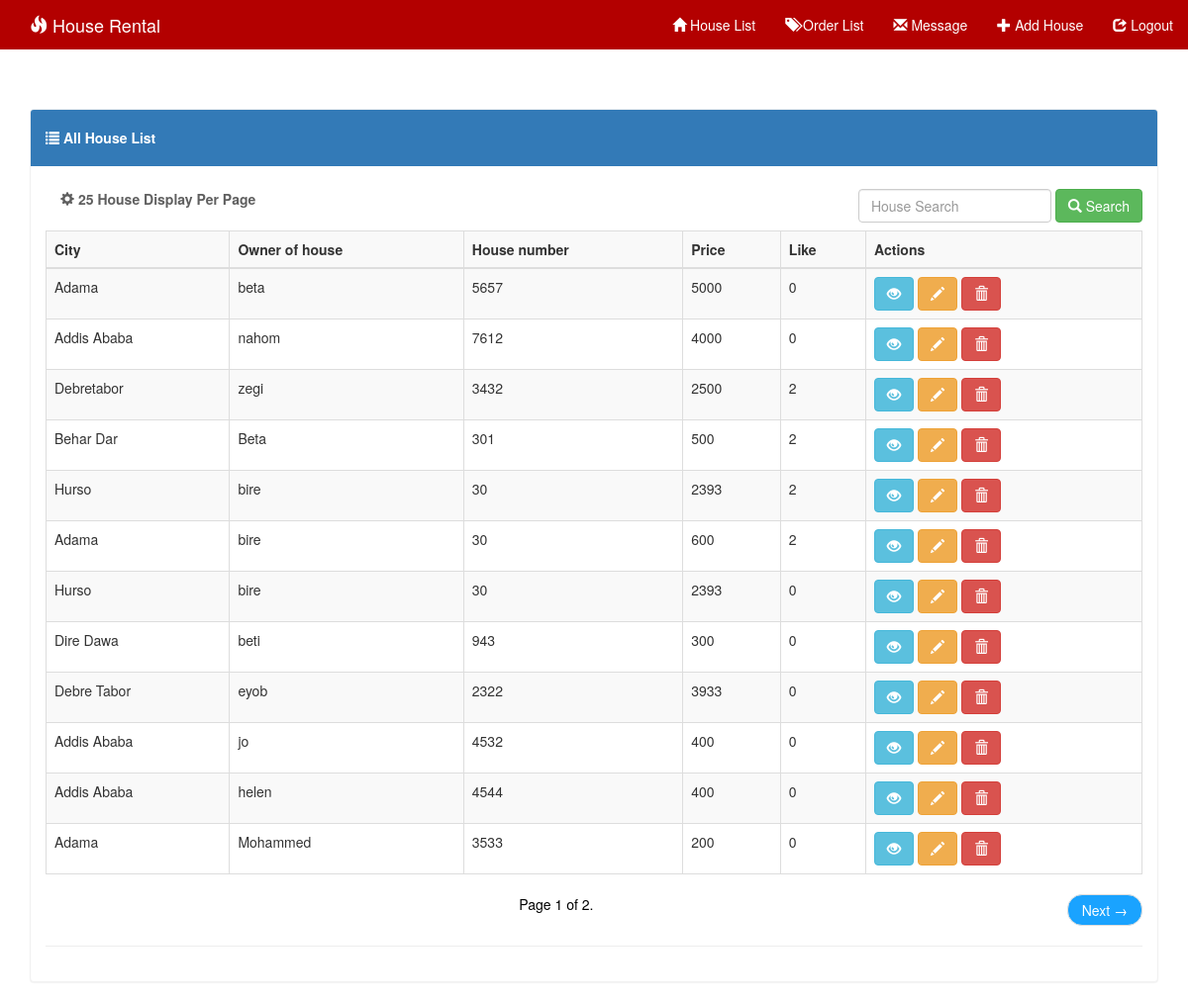
The page / on the database its author committed.
### system/models.py (models this page shows, shortened)
class House(models.Model):
    image = models.ImageField(upload_to=uploaded_location,null=True, blank=True, width_field="width_field", height_field="height_field")
    height_field = models.IntegerField(default=0)
    width_field = models.IntegerField(default=0)
    city = models.CharField(max_length=100)
    house_owner = models.CharField(max_length=100)
    house_number = models.IntegerField()
    cost_per_day = models.CharField(max_length=50)
    content = models.TextField()
    like = models.IntegerField(default=0)

### system/views.py (the view, shortened to what this page needs)
# urls.py: url(r'^$', admin_house_list, name='adminIndex'),
def admin_house_list(request):
    house = House.objects.order_by('-id')
    query = request.GET.get('q')
    paginator = Paginator(house, 12)  # Show 15 contacts per page
    page = request.GET.get('page')
    try:
        house = paginator.page(page)
    except PageNotAnInteger:
        house = paginator.page(1)
    except EmptyPage:
        house = paginator.page(paginator.num_pages)
    context = {
        'house': house,
    }
    return render(request, 'admin_index.html', context)

### templates/admin_index.html (shortened to what this page needs)
{% extends 'base.html' %}
{% block nav %}
    <div class="collapse navbar-collapse" id="myNavbar">
      <ul class="nav navbar-nav navbar-right">
        <li><a href="{% url 'adminIndex' %}"><span class="glyphicon glyphicon-home"></span> House List</a></li>
        <li><a href="{% url 'order_list' %}"><span class="glyphicon glyphicon-tags"></span> Order List</a></li>
        <li><a href="{% url 'message' %}"><span class="glyphicon glyphicon-envelope"></span> Message</a></li>
          <li><a href="{% url 'house_create' %}"><span class="glyphicon glyphicon-plus"></span> Add House</a></li>
        <li><a href="{% url 'logout' %}"><span class="glyphicon glyphicon-share"></span> Logout</a></li>
      </ul>
    </div>
{% endblock %}
{% block body %}
<div class='container table-responsive'>
<div class="panel panel-primary">
  <div class="panel-heading"><h5><strong><span class="glyphicon glyphicon-list"></span> All House List</strong></h5> </div>
    <div class="panel-body">
  <strong class="navbar-form navbar-left" style="color: #5f5f5f;"><span class="glyphicon glyphicon-cog"></span> 25 House Display Per Page </strong>
      <form method="GET" class="navbar-form navbar-right" role="search">
        <div class="form-group">
          <input type="text" class="form-control" placeholder="House Search" value="{{request.GET.q}}" name="q">
        </div>
        <button type="submit" class="btn btn-success"><span class="glyphicon glyphicon-search"></span> Search</button>
      </form>
  <table class="table table-bordered table-striped table-hover">
   <tr>
    <td><strong>City</strong></td>
    <td><strong>Owner of house</strong></td>
    <td><strong>House number</strong></td>
    <td><strong>Price</strong></td>
    <td><strong>Like</strong></td>
    <td><strong>Actions</strong></td>
  </tr>
      <tbody>
      {% for ob in house %}
    <tr>
    <td>{{ob.city}}</td>
    <td>{{ob.house_owner}}</td>
    <td>{{ob.house_number}}</td>
    <td>{{ob.cost_per_day}}</td>
    <td>{{ob.like}}</td>
    <td>
         <a href="{% url 'house_detail' ob.id %}"><button type="button" class="btn btn-info"><span class="glyphicon glyphicon-eye-open"></span></button></a>
         <a href="{% url 'house_edit' ob.id %}"><button type="button" class="btn btn-warning"><span class="glyphicon glyphicon-pencil"></span></button></a>
         <a href="{% url 'house_delete' ob.id %}"><button type="button" class="btn btn-danger" onclick="return getConfirmation()"><span class="glyphicon glyphicon-trash"></span></button></a>
    </td>
    </tr>
    {% endfor %}
</tbody>
  </table>
<nav>
  <ul class="pager">
      <li class="previous" style="color: black !important;">
          Page {{ house.number }} of {{ house.paginator.num_pages }}.
    </li>
    <li class="next">{% if house.has_next %}
            <a href="?page={{ movie.next_page_number }}" style="background-color:#1aa3ff !important; color: white !important;">
        Next <span aria-hidden="true">&rarr;</span></a>{% endif %}</li>
  </ul>
</nav>
        <hr>
</div>
</div>
</div>
{% endblock %}

### templates/base.html (shortened to what this page needs)
{% load staticfiles %}
<!doctype html>
<html lang="en">
<head>
    <link rel="stylesheet" href="{% static 'css/bootstrap.min.css' %}">
    <link rel="stylesheet" href="{% static 'css/style.css' %}">
<body>
<nav class="navbar navbar-custom navbar-fixed-top">
  <div class="container">
    <div class="navbar-header">
      <div class="navbar-brand"><span class="glyphicon glyphicon-fire"></span> House Rental</div>
    </div>
      <div class="collapse navbar-collapse" id="myNavbar">
      <ul class="nav navbar-nav navbar-right">
         <li>
{% block nav %}{% endblock %}
      </ul>
    </div>
  </div>
</nav>
{% block body %}{% endblock %}
</body>
</html>

### static/css/style.css (style rules this page uses)
body { background:url('../images/'); }
.navbar { margin-bottom: 35px !important; background-color: red; z-index: 9999; border: 0; font-size: 14px !important; line-height: 1.42857143 !important; border-radius: 0; }
.navbar li a, .navbar .navbar-brand { color: #fff !important; }
.navbar-custom { background-color: #b30000 !important; }
.navbar-fixed-top { position: relative!important; }
.panel { margin-top:25px; }
.panel-primary { border-color: #f1f1f1 !important; }

### rows shown on the page
House: city "Adama", house_owner "beta", house_number "5657", cost_per_day "5000", like "0"
House: city "Addis Ababa", house_owner "nahom", house_number "7612", cost_per_day "4000", like "0"
House: city "Debretabor", house_owner "zegi", house_number "3432", cost_per_day "2500", like "2"
House: city "Behar Dar", house_owner "Beta", house_number "301", cost_per_day "500", like "2"
House: city "Hurso", house_owner "bire", house_number "30", cost_per_day "2393", like "2"
House: city "Adama", house_owner "bire", house_number "30", cost_per_day "600", like "2"
House: city "Hurso", house_owner "bire", house_number "30", cost_per_day "2393", like "0"
House: city "Dire Dawa", house_owner "beti", house_number "943", cost_per_day "300", like "0"
House: city "Debre Tabor", house_owner "eyob", house_number "2322", cost_per_day "3933", like "0"
House: city "Addis Ababa", house_owner "jo", house_number "4532", cost_per_day "400", like "0"
House: city "Addis Ababa", house_owner "helen", house_number "4544", cost_per_day "400", like "0"
House: city "Adama", house_owner "Mohammed", house_number "3533", cost_per_day "200", like "0"

### other values the page prints
{{ house.number }} "1"
{{ house.paginator.num_pages }} "2"
